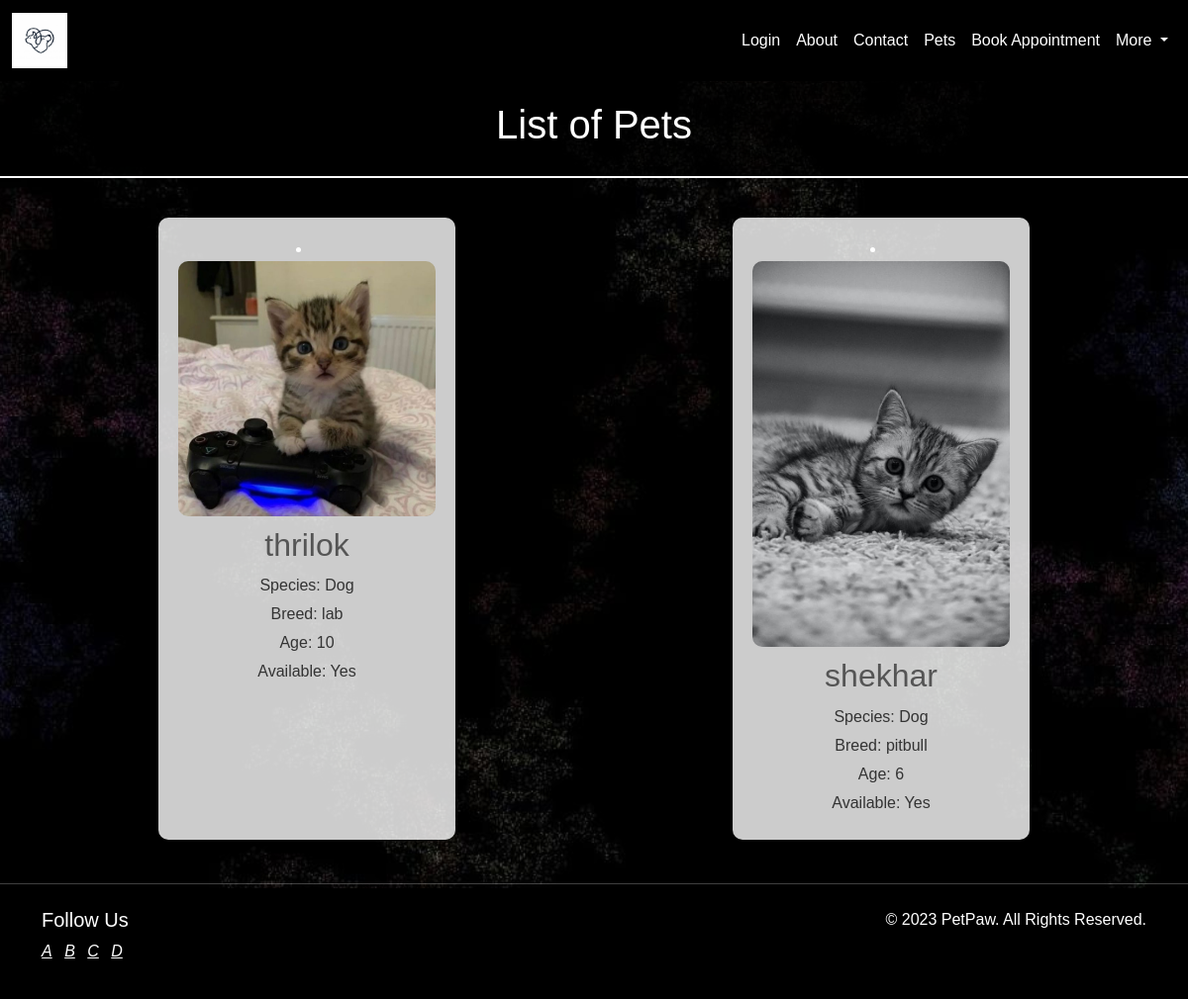
/pets/, run on the app's committed database.
### pets/models.py (models this page shows, shortened)
class Pet(models.Model):
    SPECIES_CHOICES = (
        ('Dog', 'Dog'),
        ('Cat', 'Cat'),
        ('Other', 'Other'),
    )
    name = models.CharField(max_length=100)
    species = models.CharField(max_length=50, choices=SPECIES_CHOICES)
    breed = models.CharField(max_length=100)
    age = models.IntegerField()
    available = models.BooleanField(default=True)
    description = models.TextField(blank=True)
    image = models.ImageField(upload_to='pets/', blank=True)

### pets/views.py (the view)
# urls.py: path('pets/', views.pet_list, name='pet_list'),
def pet_list(request):
    pets = Pet.objects.all()
    return render(request, 'pet_list.html', {'pets': pets})

### templates/pet_list.html (shortened to what this page needs)
{% extends 'base.html' %}
{% load static %}
{% block content %}
</head>
<body>
    <header>
        <h1 style="color: rgb(255, 255, 255);">List of Pets</h1>
    </header>
    <main>
        {% for pet in pets %}
        <li class="lii">
            <a href="{% url 'pet_detail' pk=pet.pk %}"><img src="{{ pet.image.url }}"></a>
            <div class="pet-info">
                <h2>{{ pet.name }}</h2>
                <p>Species: {{ pet.species }}</p>
                <p>Breed: {{ pet.breed }}</p>
                <p>Age: {{ pet.age }}</p>
                <p>Available: {% if pet.available %}Yes{% else %}No{% endif %}</p>
            </div>
        </li>
        {% endfor %}
    </main>
{% endblock %}

### data on the page
Pet: image (picture), name "thrilok", species "Dog", breed "lab", age "10", available "Yes"
Pet: image (picture), name "shekhar", species "Dog", breed "pitbull", age "6", available "Yes"
